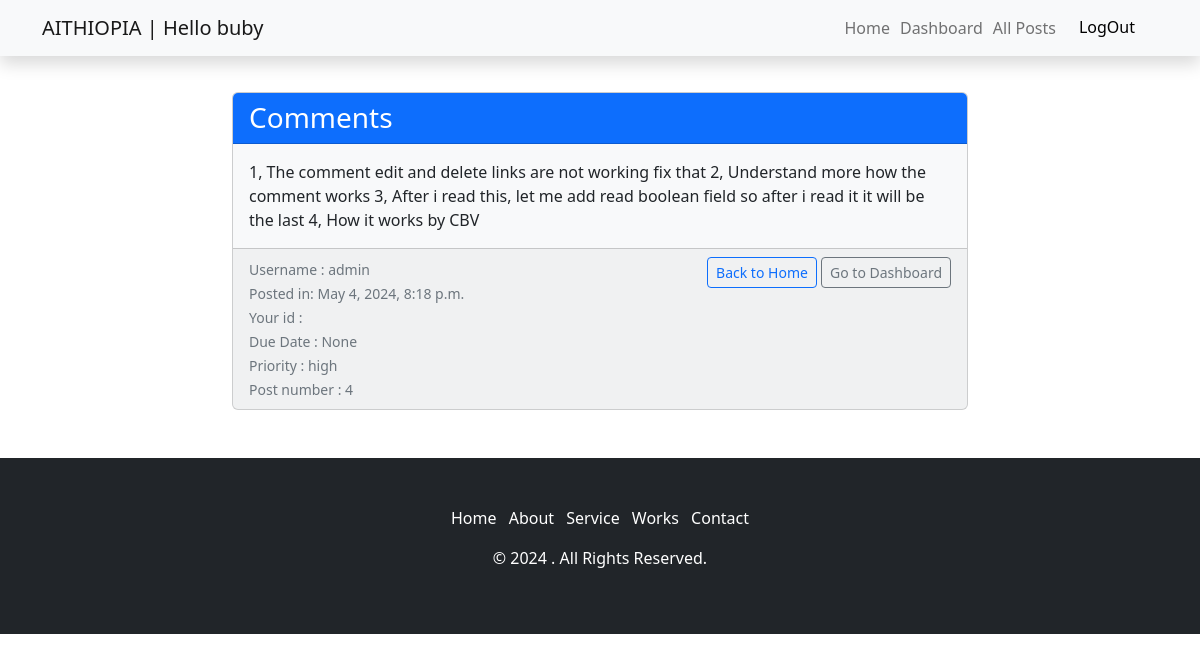
The app's page /tasks/detail/18/ (signed in) with its own data.
### accounts/models.py (models this page shows, shortened)
class CustomUser(AbstractUser):
    userid = models.CharField( max_length=50 , unique=True)
    age = models.PositiveIntegerField(null=True, blank=True)

### personal_task/models.py (models this page shows, shortened)
class MyTaskModel(models.Model):
    PRIORITY_CHOICE = (
        ('high','HIGH'),
        ('medium', 'MEDIUM'),
        ('low' , 'LOW'),
    )
    title = models.CharField( max_length=150)
    body = models.TextField()
    owner = models.ForeignKey(CustomUser, on_delete=models.CASCADE)
    created_in = models.DateTimeField( auto_now_add=True)
    priority = models.CharField( max_length=50, choices=PRIORITY_CHOICE, default='medium')
    due_date = models.DateField(null=True, blank=True)
    class Meta :
        ordering = [
            Case(When(priority='high', then=Value(0)), When(priority='medium', then=Value(1)), default=Value(2)),
        ]

### personal_task/views.py (the view)
# urls.py: path('detail/<int:pk>/' , detail_task , name='detail_task' ),
@login_required()
def detail_task(request,pk):
    model = MyTaskModel.objects.get(pk=pk)
    all_tasks = MyTaskModel.objects.all().count()
    task_number = all_tasks - MyTaskModel.objects.filter(pk__lt=pk).count()
    context = {'model' : model , 'task_number': task_number, }
    return render(request, 'task/detail_task.html', context)

### templates/task/detail_task.html (shortened to what this page needs)
{% extends "base.html" %}
{% block content %}
<div class="mt-5">
    <div class="row justify-content-center">
        <div class="col-md-8">
            <div class="card bg-light mb-4">
                <div class="card-header bg-primary text-white">
                    <h3 class="mb-0 font-weight-bold">{{ model.title }}</h3>
                </div>
                <div class="card-body">
                    <p class="card-text">{{ model.body }}</p>
                </div>
                <div class="card-footer text-muted">
                    <div class="d-flex justify-content-between">
                        <div>
                            <small>
                                Username : {{ model.owner.username }}<br>
                                Posted in: {{ model.created_in }}<br>
                                Your id : {{ model.owner.userid }}<br>
                                Due Date : {{ model.due_date }}<br>
                                Priority : {{ model.priority }}<br>
                                Post number : {{ task_number }}
                            </small>
                        </div>
                        <div>
                            <a href="{% url 'home' %}" class="btn btn-sm btn-outline-primary">Back to Home</a>
                            <a href="{% url 'dashboard' %}" class="btn btn-sm btn-outline-secondary">Go to Dashboard</a>
                        </div>
                    </div>
                </div>
            </div>
        </div>
    </div>
</div>
{% endblock content %}

### templates/base.html (shortened to what this page needs)
<!DOCTYPE html>
<html lang="en">
<head>
  <link href="https://cdn.jsdelivr.net/npm/bootstrap@5.2.3/dist/css/bootstrap.min.css" rel="stylesheet">
</head>
<body>
  <nav class="navbar navbar-light bg-light shadow fixed-top">
    <div class="container">
        {% if user.is_authenticated %}
        <a class="navbar-brand" href="{% url 'home' %}">AITHIOPIA | Hello {{ request.user.username }}</a>
        {% else %}
        <a class="navbar-brand" href="{% url 'home' %}">AITHIOPIA</a>
        {% endif %}
        <ul class="navbar-nav flex-row">
            {% if user.is_authenticated %}
            <li class="nav-item active">
                <a class="nav-link" href="{% url 'home' %}">Home</a>
            </li>
            <li class="nav-item">
                <a href="{% url 'dashboard' %}" class="nav-link">Dashboard</a>
            </li>
            <li class="nav-item">
                <a class="nav-link" href=" {% url 'all_post' %} ">All Posts</a>
            </li>
            <li class="nav-item">
                <form class="d-flex" method="POST" action="{% url 'logout' %}"> {% csrf_token %}
                    <button class="btn btn-light">LogOut</button>
                </form>
            </li>
            {% endif %}
        </ul>
    </div>
</nav>
  <main class="container py-4 mb-20\">
    {% block content %}{% endblock content %}
    </main>
    <link href="https://maxcdn.bootstrapcdn.com/font-awesome/4.7.0/css/font-awesome.min.css" rel="stylesheet" />
    <div class="footer bg-dark py-5">
      <div class="container">
        <div class="row text-center">
          <div class="col-lg-12 col-sm-12 col-xs-12">
            <div class="footer_menu">
              <ul class="list-inline">
                <li class="list-inline-item"><a href="#" class="text-white text-decoration-none">Home</a></li>
                <li class="list-inline-item"><a href="#" class="text-white text-decoration-none">About</a></li>
                <li class="list-inline-item"><a href="#" class="text-white text-decoration-none">Service</a></li>
                <li class="list-inline-item"><a href="#" class="text-white text-decoration-none">Works</a></li>
                <li class="list-inline-item"><a href="#" class="text-white text-decoration-none">Contact</a></li>
              </ul>
            </div>
            <div class="footer_copyright text-white">
              <p>© 2024 . All Rights Reserved.</p>
            </div>
          </div>
        </div>
      </div>
    </div>
</body>
</html>

### templates/base.html (style rules this page uses)
.navbar-nav.flex-row { flex-direction: row !important; }
.navbar-nav.flex-row .nav-item { margin-right: 10px; }
body { margin-top:20px; }

### records on screen
CustomUser: user.username "buby"
MyTaskModel: title "Comments", body "1, The comment edit and delete links are not working fix that 2, Understand more how the comment works 3, After i read this, let me add read boolean field so after i read it it will be the last 4, How it works by CBV", owner.username "admin", created_in "May 4, 2024, 8:18 p.m.", due_date "None", priority "high"

### other values on screen
{{ task_number }} "4"
